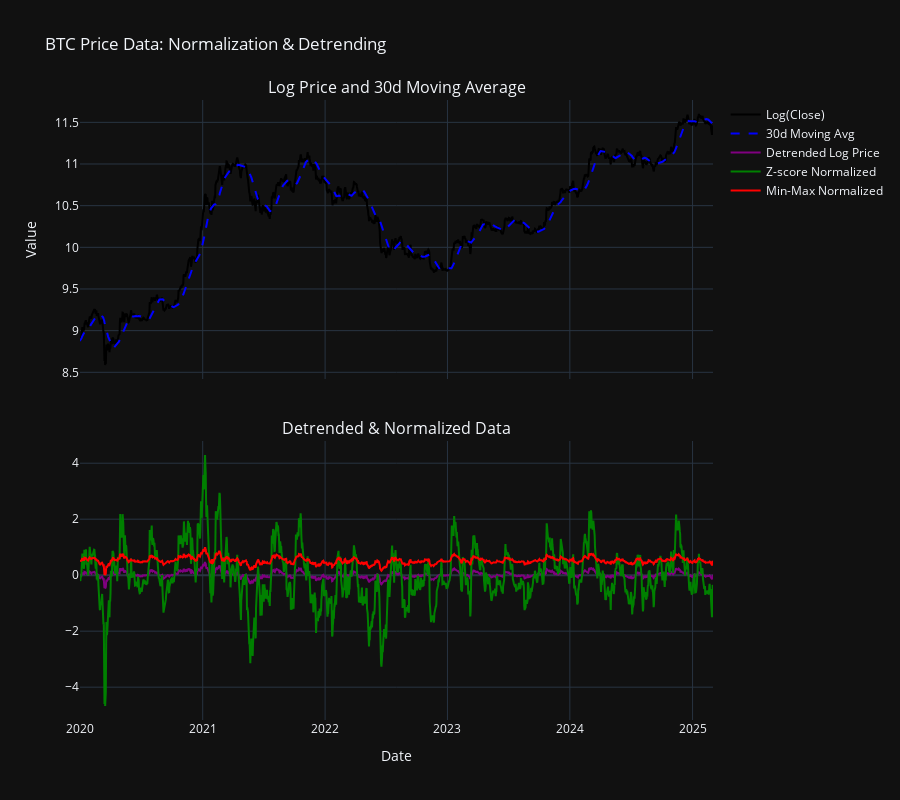

The notebook cell this image was saved under:
### Code cell
import pandas as pd
import numpy as np
from sklearn.preprocessing import StandardScaler, MinMaxScaler
from plotly.subplots import make_subplots
import plotly.graph_objects as go
from datetime import timedelta

# -------------------------------
# 1. 加载数据
# 假设CSV文件 'btc_prices.csv' 中包含 Date 和 Close 两列
df = pd.read_csv('btc_prices.csv', parse_dates=['open_date'], index_col='open_date')
df = df.sort_index()  # 确保按日期排序

# -------------------------------
# 2. 对价格取对数（缓解异方差性）
df['Log_Close'] = np.log(df['open_price'])

# -------------------------------
# 3. 去趋势处理
# 使用30天移动平均来估计趋势，得到“去趋势”后的数据
window = 30
df['Moving_Avg'] = df['Log_Close'].rolling(window=window, min_periods=1).mean()
df['Detrended'] = df['Log_Close'] - df['Moving_Avg']

# -------------------------------
# 4. 归一化处理
# 方法1：Z-score 标准化
scaler_z = StandardScaler()
df['Zscore'] = scaler_z.fit_transform(df[['Detrended']])

# 方法2：Min-Max 归一化到 [0,1]
scaler_mm = MinMaxScaler(feature_range=(0, 1))
df['MinMax'] = scaler_mm.fit_transform(df[['Detrended']])

# -------------------------------
# 5. 使用 Plotly 绘制图形
# 创建两个子图：上图显示 Log_Close 与趋势（Moving_Avg），下图显示去趋势数据及归一化结果
fig = make_subplots(rows=2, cols=1, shared_xaxes=True,
                    subplot_titles=["Log Price and 30d Moving Average", "Detrended & Normalized Data"],
                    vertical_spacing=0.1)

# 子图1：Log价格与趋势
fig.add_trace(go.Scatter(x=df.index, y=df['Log_Close'], mode='lines',
                         name='Log(Close)', line=dict(color='black')), row=1, col=1)
fig.add_trace(go.Scatter(x=df.index, y=df['Moving_Avg'], mode='lines',
                         name='30d Moving Avg', line=dict(dash='dash', color='blue')), row=1, col=1)

# 子图2：去趋势数据及归一化结果
fig.add_trace(go.Scatter(x=df.index, y=df['Detrended'], mode='lines',
                         name='Detrended Log Price', line=dict(color='purple')), row=2, col=1)
fig.add_trace(go.Scatter(x=df.index, y=df['Zscore'], mode='lines',
                         name='Z-score Normalized', line=dict(color='green')), row=2, col=1)
fig.add_trace(go.Scatter(x=df.index, y=df['MinMax'], mode='lines',
                         name='Min-Max Normalized', line=dict(color='red')), row=2, col=1)

fig.update_layout(title_text="BTC Price Data: Normalization & Detrending",
                  height=800, xaxis2_title="Date", yaxis_title="Value")
fig.show()

### Figure 1 — Plotly figure (JSON) as saved in the notebook; plotly's stock layout.template omitted (floating-point values rounded to 4 significant figures; data arrays with more than 128 entries replaced by an {"elided": "..."} marker saying what was removed)
{"data": [{"line": {"color": "black"}, "mode": "lines", "name": "Log(Close)", "x": {"elided": "1889 str values"}, "y": {"elided": "1889 float values"}, "type": "scatter", "xaxis": "x", "yaxis": "y"}, {"line": {"color": "blue", "dash": "dash"}, "mode": "lines", "name": "30d Moving Avg", "x": {"elided": "1889 str values"}, "y": {"elided": "1889 float values"}, "type": "scatter", "xaxis": "x", "yaxis": "y"}, {"line": {"color": "purple"}, "mode": "lines", "name": "Detrended Log Price", "x": {"elided": "1889 str values"}, "y": {"elided": "1889 float values"}, "type": "scatter", "xaxis": "x2", "yaxis": "y2"}, {"line": {"color": "green"}, "mode": "lines", "name": "Z-score Normalized", "x": {"elided": "1889 str values"}, "y": {"elided": "1889 float values"}, "type": "scatter", "xaxis": "x2", "yaxis": "y2"}, {"line": {"color": "red"}, "mode": "lines", "name": "Min-Max Normalized", "x": {"elided": "1889 str values"}, "y": {"elided": "1889 float values"}, "type": "scatter", "xaxis": "x2", "yaxis": "y2"}], "layout": {"xaxis": {"anchor": "y", "domain": [0.0, 1.0], "matches": "x2", "showticklabels": false}, "yaxis": {"anchor": "x", "domain": [0.55, 1.0], "title": {"text": "Value"}}, "xaxis2": {"anchor": "y2", "domain": [0.0, 1.0], "title": {"text": "Date"}}, "yaxis2": {"anchor": "x2", "domain": [0.0, 0.45]}, "annotations": [{"font": {"size": 16}, "showarrow": false, "text": "Log Price and 30d Moving Average", "x": 0.5, "xanchor": "center", "xref": "paper", "y": 1.0, "yanchor": "bottom", "yref": "paper"}, {"font": {"size": 16}, "showarrow": false, "text": "Detrended & Normalized Data", "x": 0.5, "xanchor": "center", "xref": "paper", "y": 0.45, "yanchor": "bottom", "yref": "paper"}], "title": {"text": "BTC Price Data: Normalization & Detrending"}, "height": 800}}
